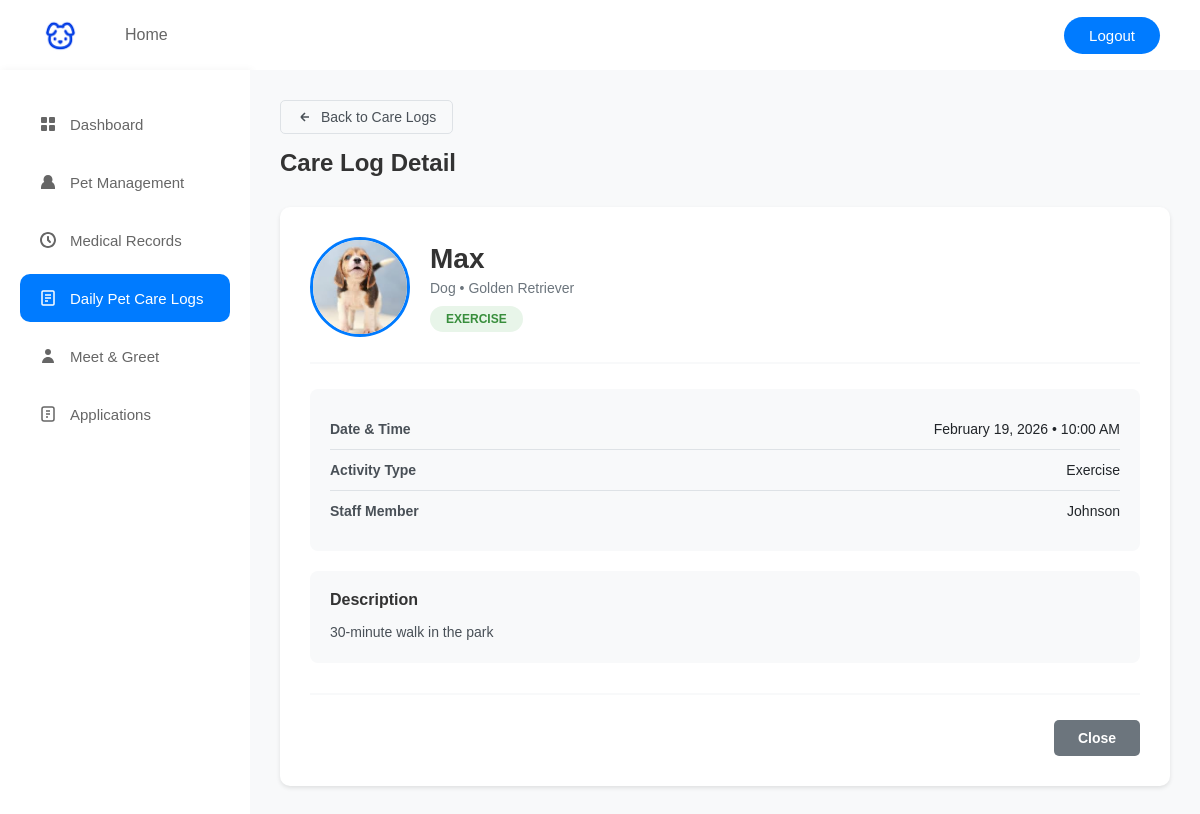
Page /PetAdoption/staff/careLogsDetail.php?log_id=2 (signed in) on the committed database.
### tables this page shows
CREATE TABLE IF NOT EXISTS CareLogs (
    Log_id INT PRIMARY KEY AUTO_INCREMENT,
    Pet_id INT NOT NULL,
    Staff_id INT,
    Activity_type ENUM('Feeding', 'Exercise', 'Medication', 'Grooming', 'Vet Visit', 'Other') NOT NULL,
    Activity_date DATE NOT NULL,
    Activity_time TIME NOT NULL,
    Description TEXT,
    created_at TIMESTAMP DEFAULT CURRENT_TIMESTAMP,
    FOREIGN KEY (Pet_id) REFERENCES Pets(Pet_id) ON DELETE CASCADE,
    FOREIGN KEY (Staff_id) REFERENCES Staff(Staff_id) ON DELETE SET NULL
);

CREATE TABLE Pets (
    Pet_id INT PRIMARY KEY AUTO_INCREMENT,
    Shelter_id INT,
    Species VARCHAR(100),
    Breed VARCHAR(100),
    Gender ENUM('Male', 'Female'),
    Pet_Name VARCHAR(100),
    DateOfBirth DATE,
    Color VARCHAR(50),
    Status ENUM('Available', 'Adopted', 'Pending', 'Medical Care') DEFAULT 'Available',
    Housed_at VARCHAR(255),
    FOREIGN KEY (Shelter_id) REFERENCES Shelter(Shelter_id) ON DELETE SET NULL
);

CREATE TABLE Staff (
    Staff_id INT PRIMARY KEY AUTO_INCREMENT,
    Email VARCHAR(255) UNIQUE NOT NULL,
    Phone VARCHAR(20),
    Name VARCHAR(100) NOT NULL,
    Works_at VARCHAR(255),
    created_at TIMESTAMP DEFAULT CURRENT_TIMESTAMP
);

### PetAdoption/staff/careLogsDetail.php (the view, shortened to what this page needs)
<?php
require_once '../config.php';
$log_id = isset($_GET['log_id']) ? intval($_GET['log_id']) : 0;
$sql = "SELECT cl.*, p.Pet_Name, p.Species, p.Breed, s.Name as Staff_Name
        FROM CareLogs cl
        JOIN Pets p ON cl.Pet_id = p.Pet_id
        LEFT JOIN Staff s ON cl.Staff_id = s.Staff_id
        WHERE cl.Log_id = ?";
$stmt = $conn->prepare($sql);
$stmt->bind_param("i", $log_id);
$stmt->execute();
$log = $stmt->get_result()->fetch_assoc();
?>
<!DOCTYPE html>
<html lang="en">
<head>
    <link rel="stylesheet" href="../css/style.css">
    <link rel="stylesheet" href="../css/staff.css">
    <link rel="stylesheet" href="../css/buttons.css">
    <link rel="stylesheet" href="../css/careLogsDetail.css">
</head>
<body>
    <nav>
        <div class="nav-left">
            <div class="logo">
                <img src="../Image/PetLogo.png" alt="Pet Adoption Logo">
            </div>
            <ul class="nav-links">
                <li><a href="staff.php">Home</a></li>
            </ul>
        </div>
        <div class="nav-right">
            <a href="../user/logout.php" class="btn btn-login">Logout</a>
        </div>
    </nav>
    <div class="staff-container">
        <aside class="sidebar">
            <button class="sidebar-btn" onclick="window.location.href='staff.php'">
                <svg viewBox="0 0 20 20">
                    <rect x="3" y="3" width="6" height="6" rx="1"/>
                    <rect x="11" y="3" width="6" height="6" rx="1"/>
                    <rect x="3" y="11" width="6" height="6" rx="1"/>
                    <rect x="11" y="11" width="6" height="6" rx="1"/>
                </svg>
                Dashboard
            </button>
            <button class="sidebar-btn" onclick="window.location.href='petManagement.php'">
                <svg viewBox="0 0 20 20">
                    <path d="M10 3C7.5 3 5.5 5 5.5 7.5C5.5 8.5 5.8 9.4 6.3 10.1C4.4 11 3 13 3 15.5V17H17V15.5C17 13 15.6 11 13.7 10.1C14.2 9.4 14.5 8.5 14.5 7.5C14.5 5 12.5 3 10 3Z"/>
                </svg>
                Pet Management
            </button>
            <button class="sidebar-btn">
                Medical Records
            </button>
            <button class="sidebar-btn active" onclick="window.location.href='careLogs.php'">
                Daily Pet Care Logs
            </button>
            <button class="sidebar-btn" onclick="window.location.href='shelterAppointment.php'">
                <svg viewBox="0 0 20 20">
                    <path d="M10 9C11.7 9 13 7.7 13 6C13 4.3 11.7 3 10 3C8.3 3 7 4.3 7 6C7 7.7 8.3 9 10 9Z"/>
                    <path d="M10 11C6.7 11 4 13.7 4 17H16C16 13.7 13.3 11 10 11Z"/>
                </svg>
                Meet & Greet
            </button>
            <button class="sidebar-btn">
                Applications
            </button>
        </aside>
        <main class="care-log-detail-content">
            <div class="detail-header">
                <button class="back-btn" onclick="window.location.href='careLogs.php'">
                    <svg viewBox="0 0 20 20">
                        <path d="M15 10H5M5 10L10 5M5 10L10 15" stroke="currentColor" stroke-width="2" fill="none"/>
                    </svg>
                    Back to Care Logs
                </button>
                <h2>Care Log Detail</h2>
            </div>
            <div class="detail-container">
                <div class="pet-header-section">
                    <img src="../Image/<?php echo htmlspecialchars($log['Species']); ?>s/<?php echo strtolower($log['Species']); ?>01.jpg"
                         alt="<?php echo htmlspecialchars($log['Pet_Name']); ?>"
                         class="pet-detail-avatar"
                         onerror="this.src='../Image/pet-placeholder.jpg'">
                    <div class="pet-header-info">
                        <h3><?php echo htmlspecialchars($log['Pet_Name']); ?></h3>
                        <p class="pet-type"><?php echo htmlspecialchars($log['Species']) . ' • ' . htmlspecialchars($log['Breed']); ?></p>
                        <span class="activity-badge <?php echo strtolower($log['Activity_type']); ?>"><?php echo htmlspecialchars($log['Activity_type']); ?></span>
                    </div>
                </div>
                <div class="log-info-card">
                    <div class="info-row">
                        <div class="info-label">Date & Time</div>
                        <div class="info-value"><?php echo date('F j, Y', strtotime($log['Activity_date'])) . ' • ' . date('g:i A', strtotime($log['Activity_time'])); ?></div>
                    </div>
                    <div class="info-row">
                        <div class="info-label">Activity Type</div>
                        <div class="info-value"><?php echo htmlspecialchars($log['Activity_type']); ?></div>
                    </div>
                    <div class="info-row">
                        <div class="info-label">Staff Member</div>
                        <div class="info-value"><?php echo htmlspecialchars($log['Staff_Name'] ?? 'Unknown'); ?></div>
                    </div>
                </div>
                <div class="log-description-card">
                    <h4>Description</h4>
                    <p><?php echo nl2br(htmlspecialchars($log['Description'])); ?></p>
                </div>
                <div class="log-actions">
                    <button class="action-btn secondary" onclick="window.location.href='careLogs.php'">Close</button>
                </div>
            </div>
        </main>
    </div>
</body>
</html>

### PetAdoption/css/style.css (style rules this page uses)
* { margin: 0; padding: 0; box-sizing: border-box; }
body { font-family: Arial, sans-serif; background-color: #f5f5f5; }
nav { background-color: #ffffff; box-shadow: 0 2px 4px rgba(0, 0, 0, 0.1); padding: 15px 40px; display: flex; justify-content: space-between; align-items: center; }
.nav-left { display: flex; align-items: center; gap: 30px; }
.logo { display: flex; align-items: center; gap: 10px; }
.logo img { height: 40px; width: auto; }
.nav-links { display: flex; list-style: none; gap: 25px; align-items: center; }
.nav-links a { text-decoration: none; color: #666; font-size: 16px; font-weight: 500; padding: 8px 15px; border-radius: 5px; transition: all 0.3s ease; }
.nav-right { display: flex; gap: 15px; align-items: center; }
.btn { padding: 10px 25px; border-radius: 20px; font-size: 15px; font-weight: 500; cursor: pointer; border: none; transition: all 0.3s ease; text-decoration: none; display: inline-block; }
.btn-login { background-color: #007BFF; color: white; }

### PetAdoption/css/staff.css (style rules this page uses)
.staff-container { display: flex; gap: 0; min-height: calc(100vh - 70px); background-color: #f5f5f5; }
.sidebar { width: 250px; background-color: white; padding: 30px 20px; display: flex; flex-direction: column; gap: 10px; box-shadow: 2px 0 8px rgba(0, 0, 0, 0.05); }

### PetAdoption/css/buttons.css (style rules this page uses)
.sidebar-btn svg, .action-btn svg, .action-btn-small svg { width: 20px; height: 20px; fill: currentColor; flex-shrink: 0; }
.sidebar-btn { display: flex; align-items: center; gap: 12px; padding: 14px 18px; border: none; background-color: transparent; color: #666; font-size: 15px; font-weight: 500; border-radius: 10px; cursor: pointer; transition: all 0.3s ease; text-align: left; position: relative; }
.sidebar-btn.active { background-color: #007BFF; color: white; }
.action-btn { display: flex; align-items: center; gap: 10px; padding: 15px 35px; border: none; border-radius: 25px; font-size: 16px; font-weight: 500; cursor: pointer; transition: all 0.3s ease; }
.action-btn.secondary { background-color: #e0e0e0; color: #666; }

### PetAdoption/css/careLogsDetail.css (style rules this page uses)
.care-log-detail-content { flex: 1; padding: 30px; background: #f8f9fa; }
.detail-header { margin-bottom: 30px; }
.detail-header h2 { color: #333; font-size: 24px; margin: 15px 0 0 0; }
.back-btn { display: inline-flex; align-items: center; gap: 8px; padding: 8px 16px; background: #f8f9fa; border: 1px solid #dee2e6; border-radius: 5px; color: #495057; cursor: pointer; font-size: 14px; transition: all 0.2s; }
.back-btn svg { width: 16px; height: 16px; }
.detail-container { background: white; border-radius: 10px; padding: 30px; box-shadow: 0 2px 4px rgba(0, 0, 0, 0.1); }
.pet-header-section { display: flex; align-items: center; gap: 20px; padding-bottom: 25px; border-bottom: 2px solid #f8f9fa; margin-bottom: 25px; }
.pet-detail-avatar { width: 100px; height: 100px; border-radius: 50%; object-fit: cover; border: 3px solid #007BFF; }
.pet-header-info h3 { margin: 0 0 5px 0; color: #333; font-size: 28px; }
.pet-type { color: #6c757d; font-size: 14px; margin: 0 0 10px 0; }
.activity-badge { display: inline-block; padding: 6px 16px; border-radius: 20px; font-size: 12px; font-weight: 600; text-transform: uppercase; }
.activity-badge.exercise { background: #e8f5e9; color: #388e3c; }
.log-info-card { background: #f8f9fa; border-radius: 8px; padding: 20px; margin-bottom: 20px; }
.info-row { display: flex; justify-content: space-between; padding: 12px 0; border-bottom: 1px solid #dee2e6; }
.info-row:last-child { border-bottom: none; }
.info-label { font-weight: 600; color: #495057; font-size: 14px; }
.info-value { color: #212529; font-size: 14px; }
.log-description-card, .log-notes-card { background: #f8f9fa; border-radius: 8px; padding: 20px; margin-bottom: 20px; }
.log-description-card h4, .log-notes-card h4 { margin: 0 0 12px 0; color: #333; font-size: 16px; font-weight: 600; }
.log-description-card p, .log-notes-card p { margin: 0; color: #495057; line-height: 1.6; font-size: 14px; }
.log-actions { display: flex; justify-content: flex-end; gap: 12px; margin-top: 30px; padding-top: 25px; border-top: 2px solid #f8f9fa; }
.action-btn { padding: 10px 24px; border: none; border-radius: 5px; font-size: 14px; font-weight: 600; cursor: pointer; transition: all 0.2s; }
.action-btn.secondary { background: #6c757d; color: white; }

### rows in the picture
carelogs: Pet.Pet_Name "Max", Pet.Species "Dog", Pet.Breed "Golden Retriever", Activity_type "EXERCISE", Activity_date "February 19, 2026", Activity_time "10:00 AM", Activity_type "Exercise", Staff.Name "Johnson", Description "30-minute walk in the park"
